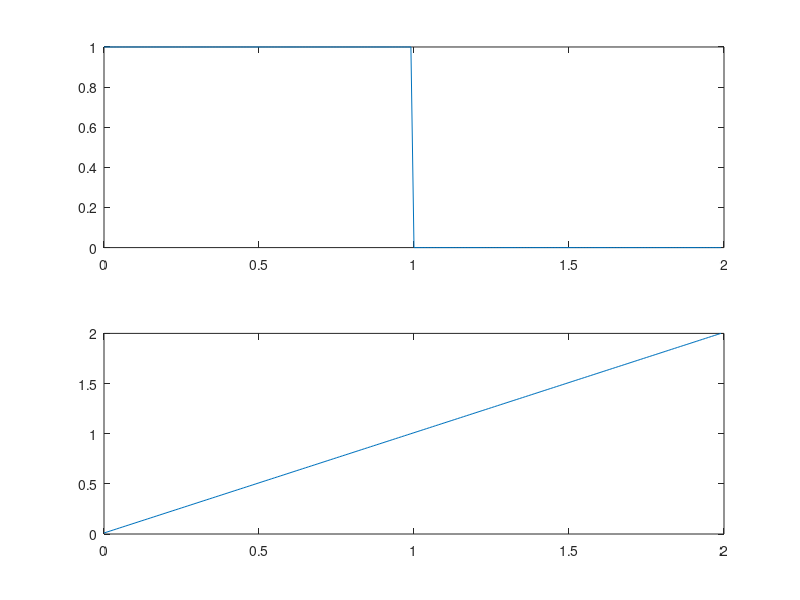

Source code (MATLAB):

%Define Variables

    delta = 0.01; % Defined delta or step size to approximate the continous function as a array of digits
                % 10ms in this case... so each value in xt and yt are 10ms
                % apart
    xt = ones(1,100); % x(t) function values incremented by delta 
    yt = 0.01:0.01:2; % y(t) function values incremented by delta 
   
%Plot original functions
    %Create time axis based on input length
    len_xt = length(xt);
    len_yt = length(yt);
    maxlen = max(len_xt,len_yt); %find longest input length
    maxVal = maxlen * delta; %find max time value (to know what to plot)
    t = 0:delta:(maxVal-delta) %create time access; start at t=0 : increase by delta : go until maxVal - delta is reached 
                               %(since we assume it's starting at t = 0 not t = delta)
    
    %Make arrays equal length for plotting;
    if len_xt > len_yt
        normalized_yt = [yt, zeros(1, len_xt - len_yt)];
        normalized_xt = xt;
    elseif len_yt > len_xt
        normalized_xt = [xt, zeros(1, len_yt - len_xt)];
        normalized_yt = yt;
    else
        normalized_xt = xt;
        normalized_yt = yt;
    end
        
        
    %Plot input functions
    subplot(211);
    plot(t, normalized_xt);
    subplot(212);
    plot(t, normalized_yt);
    
    
    